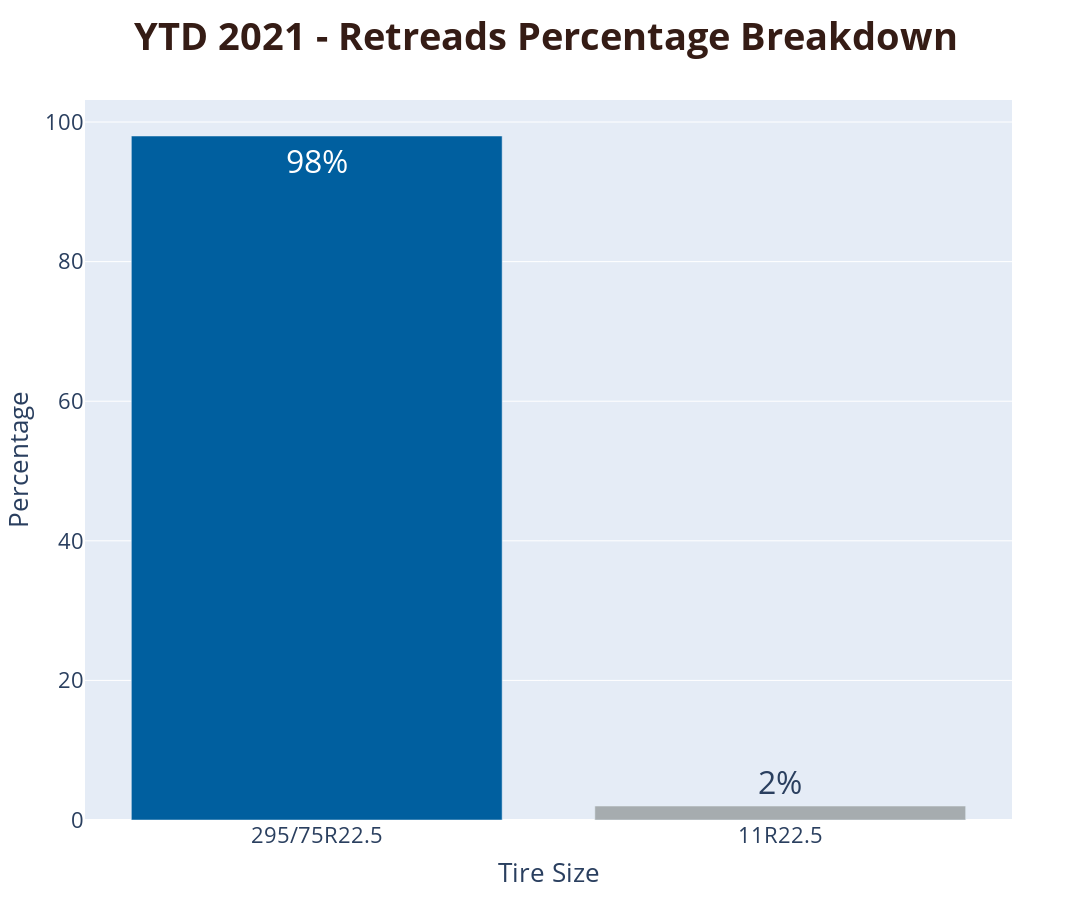
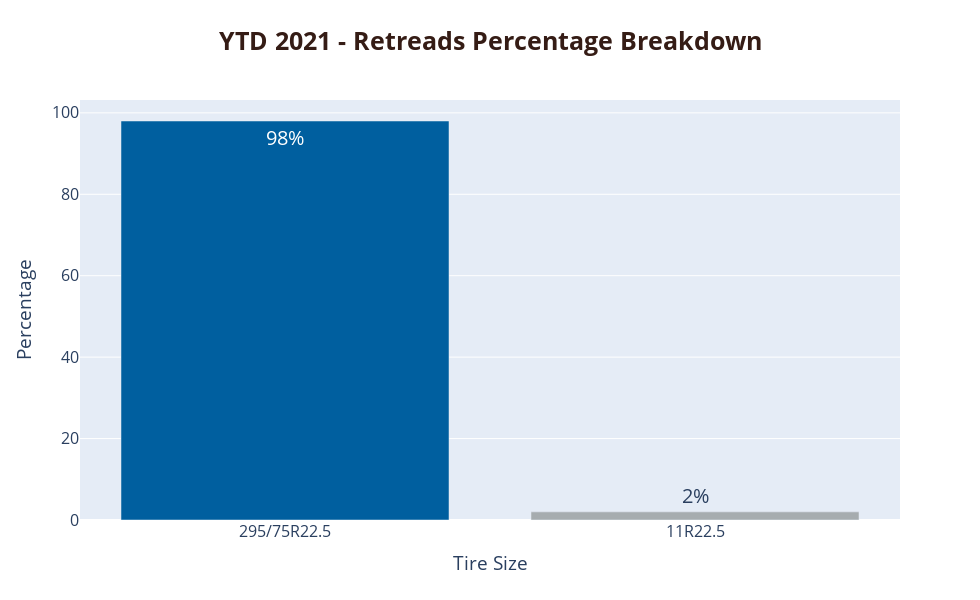

Notebook code cell kept with these figures, in order:
### Code cell
import plotly.graph_objects as go

Categories = list_of_tire_sizes

# Create blank figure
fig1 = go.Figure()

for key, percentage in dict_of_size_percentages.items():
    if key == list_of_tire_sizes[0]:
        color = customer_color_1
    elif key == list_of_tire_sizes[1]:
        color = customer_color_2
    else:
        color = None

    if percentage >=1 and percentage < 99:

        fig1.add_trace(go.Bar(
            x=[key],
            y=[round(percentage, 0)],
            name=key, 
            marker_color = color
            ))
    else:
        print('false')
        fig1.add_trace(go.Bar(
                x=[key],
                y=[round(percentage, 3)],
                name=key, 
                marker_color = color
        ))


fig1.update_traces(texttemplate='%{y:.s}%', textposition= 'auto', textfont = {'size': [32]} )

# Here we modify the tickangle of the xaxis, resulting in rotated labels.
fig1.update_layout(
    barmode='group', 
    title_text=f"<b>YTD {Current_Year} - Retreads Percentage Breakdown<b>", 
    title_font_size=38,
    title_font_color="#351C15",
    title_x = 0.5,
    xaxis_title="Tire Size",
    yaxis_title="Percentage",
    autosize=False, width=1445, height=900,
    # xaxis_tickangle=-45,
    showlegend=False, 
    font_size=22)

# Write the image that we'll use for index.html to generate the pdf
# We'll save this image as a 'png' rather than an svg because svgs give unwanted dark lines over the gridlines:
fig1.write_image(f"Images_graphs/{Current_Year}_Retreads_Percentage_Breakdown.png")
fig1.show()


fig2 = fig1
fig2.update_traces(texttemplate='%{y:.s}%', textposition= 'auto', textfont = {'size': [20]} )
fig2.update_layout(
    barmode='group', 
    title_text=f"<b>YTD {Current_Year} - Retreads Percentage Breakdown<b>", 
    title_font_size=25,
    title_font_color="#351C15",
    title_x = 0.5,
    xaxis_title="Tire Size",
    yaxis_title="Percentage",
    autosize=False, width=980, height=600,
    # xaxis_tickangle=-45,
    showlegend=False, 
    font_size=16)



# We don't need this bar chart to be interactive on the website, so we'll just save it as an svg:
fig2.write_image(f"Images_graphs/{Current_Year}_Retreads_Percentage_Breakdown.svg")


fig2.show()

### Figure 1 — Plotly figure (JSON) as saved in the notebook; plotly's stock layout.template omitted (floating-point values rounded to 4 significant figures)
{"data": [{"marker": {"color": "#005f9f"}, "name": "295/75R22.5", "textfont": {"size": [32]}, "textposition": "auto", "texttemplate": "%{y:.s}%", "type": "bar", "x": ["295/75R22.5"], "y": [98]}, {"marker": {"color": "#A6ACAF"}, "name": "11R22.5", "textfont": {"size": [32]}, "textposition": "auto", "texttemplate": "%{y:.s}%", "type": "bar", "x": ["11R22.5"], "y": [2]}], "layout": {"autosize": false, "barmode": "group", "font": {"size": 22}, "height": 900, "showlegend": false, "title": {"font": {"color": "#351C15", "size": 38}, "text": "<b>YTD 2021 - Retreads Percentage Breakdown<b>", "x": 0.5}, "width": 1445, "xaxis": {"title": {"text": "Tire Size"}}, "yaxis": {"title": {"text": "Percentage"}}}}

### Figure 2 — Plotly figure (JSON) as saved in the notebook; plotly's stock layout.template omitted (floating-point values rounded to 4 significant figures)
{"data": [{"marker": {"color": "#005f9f"}, "name": "295/75R22.5", "textfont": {"size": [20]}, "textposition": "auto", "texttemplate": "%{y:.s}%", "type": "bar", "x": ["295/75R22.5"], "y": [98]}, {"marker": {"color": "#A6ACAF"}, "name": "11R22.5", "textfont": {"size": [20]}, "textposition": "auto", "texttemplate": "%{y:.s}%", "type": "bar", "x": ["11R22.5"], "y": [2]}], "layout": {"autosize": false, "barmode": "group", "font": {"size": 16}, "height": 600, "showlegend": false, "title": {"font": {"color": "#351C15", "size": 25}, "text": "<b>YTD 2021 - Retreads Percentage Breakdown<b>", "x": 0.5}, "width": 980, "xaxis": {"title": {"text": "Tire Size"}}, "yaxis": {"title": {"text": "Percentage"}}}}
